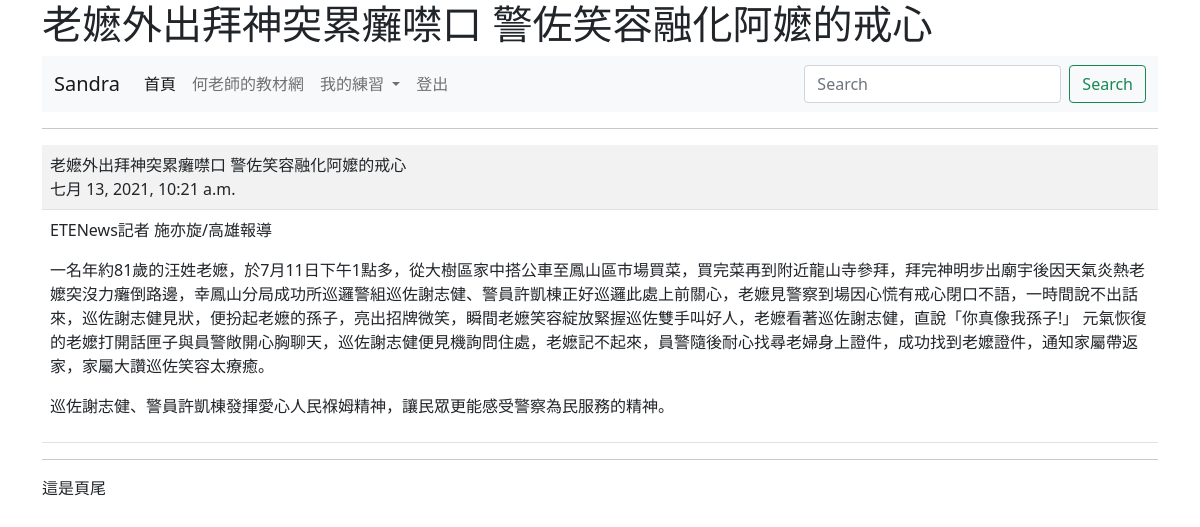
The app's page /show/3/ (signed in) with its own data.
### mysite/models.py (models this page shows, shortened)
class Post(models.Model):
	title = models.CharField(max_length=200)
	content = models.TextField()
	pub_date = models.DateTimeField(default=timezone.now)
	class Meta:
		ordering = ('-pub_date',)

### mysite/views.py (the view)
# urls.py: path('show/<int:id>/', views.show),
@login_required(login_url="/admin/login/")
def show(request, id):
	try:
		post = Post.objects.get(id=id)
	except:
		return redirect("/news/")
	return render(request, "show.html", locals())

### templates/show.html (shortened to what this page needs)
{% extends "base.html" %}
{% block main %}
	<hr>
	<table class="table table-striped">
			<tr>
				<td>
					{{post.title}}<br>
					{{post.pub_date}}
				</td>
			</tr>
			<tr>
				<td>
					{{post.content | linebreaks }}
				</td>
			</tr>
		</table>
{% endblock %}

### templates/menu.html (shortened to what this page needs)
<nav class="navbar navbar-expand-lg navbar-light bg-light">
  <div class="container-fluid">
    <a class="navbar-brand" href="#">
      {% if request.user.is_authenticated %}
        {{ request.user.first_name }}
      {% else %}
        未登入的訪客
      {% endif %}
    </a>
    <div class="collapse navbar-collapse" id="navbarSupportedContent">
      <ul class="navbar-nav me-auto mb-2 mb-lg-0">
        <li class="nav-item">
          <a class="nav-link active" aria-current="page" href="/">首頁</a>
        </li>
        <li class="nav-item">
          <a class="nav-link" href="https://104.es">何老師的教材網</a>
        </li>
        <li class="nav-item dropdown">
          <a class="nav-link dropdown-toggle" href="#" id="navbarDropdown" role="button" data-bs-toggle="dropdown" aria-expanded="false">
            我的練習
          </a>
        </li>
        {% if request.user.is_authenticated %}
        <li class="nav-item">
          <a class="nav-link" href="/admin/logout/" tabindex="-1">登出</a>
        </li>
        {% else %}
        <li class="nav-item">
          <a class="nav-link" href="/admin/login/?next=/" tabindex="-1">登入</a>
        </li>
        {% endif %}
      </ul>
      <form class="d-flex">
        <input class="form-control me-2" type="search" placeholder="Search" aria-label="搜尋">
        <button class="btn btn-outline-success" type="submit">Search</button>
      </form>
    </div>
  </div>
</nav>

### records on screen
Post: title "老嬷外出拜神突累癱噤口 警佐笑容融化阿嬤的戒心", pub_date "七月 13, 2021, 10:21 a.m.", content "ETENews記者 施亦旋/高雄報導 一名年約81歲的汪姓老嬷，於7月11日下午1點多，從大樹區家中搭公車至鳳山區市場買菜，買完菜再到附近龍山寺參拜，拜完神明步出廟宇後因天氣炎熱老嬤突沒力癱倒路邊，幸鳳山分局成功所巡邏警組巡佐謝志健、警員許凱棟正好巡邏此處上前關心，老嬷見警察到場因心慌有戒心閉口不語，一時間說不出話來，巡佐謝志健見狀，便扮起老嬷的孫子，亮出招牌微笑，瞬間老嬷笑容綻放緊握巡佐雙手叫好人，老嬷看著巡佐謝志健，直說「你真像我孫子!」 元氣恢復的老嬤打開話匣子與員警敞開心胸聊天，巡佐謝志健便見機詢問住處，老嬷記不起來，員警隨後耐心找尋老婦身上證件，成功找到老嬤證件，通知家屬帶返家，家屬大讚巡佐笑容太療癒。 巡佐謝志健、警員許凱棟發揮愛心人民褓姆精神，讓民眾更能感受警察為民服務的精神。"

### other values on screen
{{ request.user.first_name }} "Sandra"
